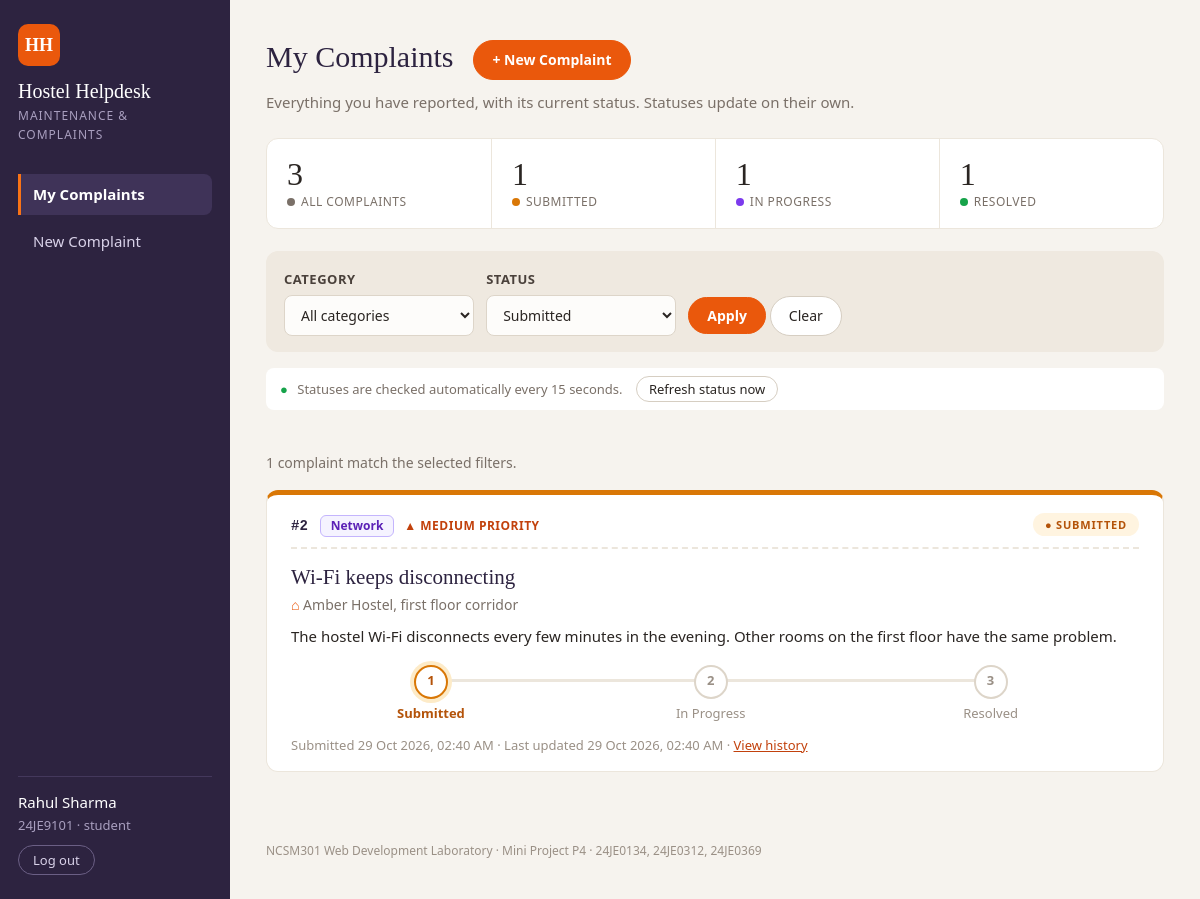
/index.php?status=Submitted (signed in), run on the app's committed database.
### tables this page shows
CREATE TABLE complaints (
    complaint_id INT AUTO_INCREMENT PRIMARY KEY,
    user_id      INT          NOT NULL,
    category_id  INT          NOT NULL,
    title        VARCHAR(100) NOT NULL,
    description  TEXT         NOT NULL,
    location     VARCHAR(80)  NOT NULL,
    priority     VARCHAR(10)  NOT NULL DEFAULT 'Medium',
    status       VARCHAR(20)  NOT NULL DEFAULT 'Submitted',
    created_at   TIMESTAMP    NOT NULL DEFAULT CURRENT_TIMESTAMP,
    updated_at   TIMESTAMP    NOT NULL DEFAULT CURRENT_TIMESTAMP,
    resolved_at  TIMESTAMP    NULL,
    CHECK (priority IN ('Low', 'Medium', 'High')),
    CHECK (status IN ('Submitted', 'In Progress', 'Resolved')),
    FOREIGN KEY (user_id) REFERENCES users (user_id),
    FOREIGN KEY (category_id) REFERENCES categories (category_id)
);

CREATE TABLE categories (
    category_id INT AUTO_INCREMENT PRIMARY KEY,
    name        VARCHAR(30) NOT NULL UNIQUE
);

### index.php (the view, shortened to what this page needs)
<?php
require "db.php";
require "functions.php";
$userId = $_SESSION["userId"];
$categoryId = isset($_GET["category"]) ? (int) $_GET["category"] : 0;
$status = isset($_GET["status"]) ? $_GET["status"] : "";
$conditions = ["c.user_id = :userId"];
$params = [":userId" => $userId];
if ($status !== "") {
    $conditions[] = "c.status = :status";
    $params[":status"] = $status;
}
$sql = "SELECT c.complaint_id, c.title, c.description, c.location, c.priority, c.status,
               c.created_at, c.updated_at, cat.name AS category,
               (SELECT h.remark FROM complaint_updates h
                WHERE h.complaint_id = c.complaint_id AND h.remark IS NOT NULL
                ORDER BY h.update_id DESC LIMIT 1) AS last_remark
        FROM complaints c
        JOIN categories cat ON c.category_id = cat.category_id
        WHERE " . implode(" AND ", $conditions) . "
        ORDER BY c.created_at DESC";
$statement = $pdo->prepare($sql);
$statement->execute($params);
$complaints = $statement->fetchAll();
$summary = get_summary($pdo, $userId);
$isFiltered = $categoryId > 0 || $status !== "";
require "header.php";
?>
    <main class="page-container">
        <div class="page-heading">
            <h1>My Complaints</h1>
            <a href="new_complaint.php" class="button-link button-primary">+ New Complaint</a>
            <p class="page-intro">Everything you have reported, with its current status. Statuses update on their own.</p>
        </div>
        <section class="summary" aria-label="Your summary">
            <a class="summary-tile" href="index.php">
                <span class="summary-number" id="summary-total"><?php echo $summary["total"]; ?></span>
                <span class="summary-label">All complaints</span>
            </a>
            <a class="summary-tile tile-submitted" href="index.php?status=Submitted">
                <span class="summary-number" id="summary-submitted"><?php echo $summary["submitted"]; ?></span>
                <span class="summary-label">Submitted</span>
            </a>
            <a class="summary-tile tile-progress" href="index.php?status=In+Progress">
                <span class="summary-number" id="summary-progress"><?php echo $summary["inProgress"]; ?></span>
                <span class="summary-label">In progress</span>
            </a>
            <a class="summary-tile tile-resolved" href="index.php?status=Resolved">
                <span class="summary-number" id="summary-resolved"><?php echo $summary["resolved"]; ?></span>
                <span class="summary-label">Resolved</span>
            </a>
        </section>
        <form id="filter-form" class="filter-bar" action="index.php" method="get">
            <div class="filter-field">
                <label for="category">Category</label>
                <select id="category" name="category">
                    <option value="0">All categories</option>
                </select>
            </div>
            <div class="filter-field">
                <label for="status">Status</label>
                <select id="status" name="status">
                    <?php foreach (all_statuses() as $option): ?>
                        <option value="<?php echo htmlspecialchars($option); ?>" <?php echo $option === $status ? "selected" : ""; ?>>
                            <?php echo htmlspecialchars($option); ?>
                        </option>
                    <?php endforeach; ?>
                </select>
            </div>
            <div class="filter-field filter-buttons">
                <button type="submit" class="button-primary">Apply</button>
                <a href="index.php" class="button-link">Clear</a>
            </div>
        </form>
        <div class="refresh-bar">
            <span id="refresh-time">Statuses are checked automatically every 15 seconds.</span>
            <button type="button" id="refresh-button">Refresh status now</button>
        </div>
        <p id="refresh-message" class="status-message" aria-live="polite"></p>
        <p class="result-count">
            <?php
            echo count($complaints) === 1 ? "1 complaint" : count($complaints) . " complaints";
            echo $isFiltered ? " match the selected filters." : " submitted by you.";
            ?>
        </p>
        <div class="complaint-list">
            <?php foreach ($complaints as $complaint): ?>
                <article class="complaint-card tracked-complaint" id="complaint-<?php echo $complaint["complaint_id"]; ?>"
                         data-complaint-id="<?php echo $complaint["complaint_id"]; ?>"
                         data-status="<?php echo htmlspecialchars($complaint["status"]); ?>">
                    <div class="card-top">
                        <span class="complaint-number">#<?php echo $complaint["complaint_id"]; ?></span>
                        <span class="badge badge-<?php echo strtolower(htmlspecialchars($complaint["category"])); ?>">
                            <?php echo htmlspecialchars($complaint["category"]); ?>
                        </span>
                        <span class="priority priority-<?php echo strtolower(htmlspecialchars($complaint["priority"])); ?>">
                            <?php echo htmlspecialchars($complaint["priority"]); ?> priority
                        </span>
                        <span class="status-pill <?php echo status_class($complaint["status"]); ?>">
                            <?php echo htmlspecialchars($complaint["status"]); ?>
                        </span>
                    </div>
                    <h2 class="complaint-title"><?php echo htmlspecialchars($complaint["title"]); ?></h2>
                    <p class="complaint-location"><?php echo htmlspecialchars($complaint["location"]); ?></p>
                    <p class="complaint-body"><?php echo nl2br(htmlspecialchars($complaint["description"])); ?></p>
                    <?php print_progress($complaint["status"]); ?>
                    <p class="complaint-meta">
                        Submitted <?php echo format_time($complaint["created_at"]); ?>
                        &middot; Last updated <span class="updated-text"><?php echo format_time($complaint["updated_at"]); ?></span>
                        &middot; <a href="complaint.php?id=<?php echo $complaint["complaint_id"]; ?>">View history</a>
                    </p>
                </article>
            <?php endforeach; ?>
        </div>
    </main>
<?php require "footer.php"; ?>
</body>
</html>

### functions.php (shortened to what this page needs)
<?php
function all_statuses() {
    return ["Submitted", "In Progress", "Resolved"];
}
function status_class($status) {
    return "status-submitted";
}
function format_time($timestamp) {
    return date("d M Y, h:i A", strtotime($timestamp));
}
function print_progress($status) {
    $statusOrder = all_statuses();
    $current = array_search($status, $statusOrder);
    echo '<ol class="progress-steps">';
    foreach ($statusOrder as $position => $step) {
        $class = "step";
        if ($position < $current) {
            $class .= " step-done";
        } elseif ($position === $current) {
            $class .= $status === "Resolved" ? " step-done" : " step-current";
        }
        echo '<li class="' . $class . '">' . htmlspecialchars($step) . '</li>';
    }
    echo '</ol>';
}
function get_summary($pdo, $userId) {
    $sql = "SELECT COUNT(*) AS total,
                   SUM(status = 'Submitted') AS submitted,
                   SUM(status = 'In Progress') AS inProgress,
                   SUM(status = 'Resolved') AS resolved
            FROM complaints";
    $params = [];
    if ($userId !== null) {
        $sql .= " WHERE user_id = :userId";
        $params[":userId"] = $userId;
    }
    $statement = $pdo->prepare($sql);
    $statement->execute($params);
    $row = $statement->fetch();
    return [
        "total" => (int) $row["total"],
        "submitted" => (int) $row["submitted"],
        "inProgress" => (int) $row["inProgress"],
        "resolved" => (int) $row["resolved"],
    ];
}
    ?>

### data on the page
complaints: complaint_id "2", category.name "Network", priority "MEDIUM", status "SUBMITTED", title "Wi-Fi keeps disconnecting", location "Amber Hostel, first floor corridor", description "The hostel Wi-Fi disconnects every few minutes in the evening. Other rooms on the first floor have the same problem.", step "Submitted", step "In Progress", step "Resolved", created_at "29 Oct 2026, 02:40 AM", updated_at "29 Oct 2026, 02:40 AM"

### other printed values
$_SESSION["fullName"] "Rahul Sharma"
$_SESSION["loginId"] "24JE9101"
$_SESSION["role"] "student"
$summary["total"] "3"
$summary["submitted"] "1"
$summary["inProgress"] "1"
$summary["resolved"] "1"
form field status "Submitted"
